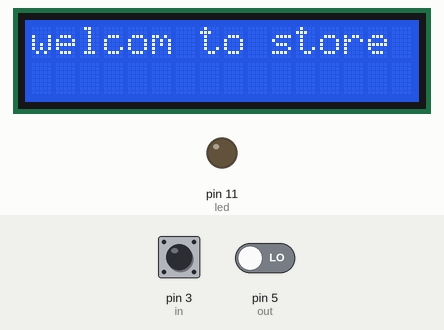
Simulated run of this sketch. Board: Arduino Uno, built with avr-gcc and run on an emulated ATmega328P. Shown: 16×2 character LCD, output pins drawn as LEDs (lit = HIGH). Dashed ring = blinking. The inputs (shaded band) are chosen by the test bench; at power-on: pin 3 (in) LOW, pin 5 (out) LOW.

Above: at 1.2 s.
1.3 s: pin 3 (in) driven HIGH
At 2.4 s:
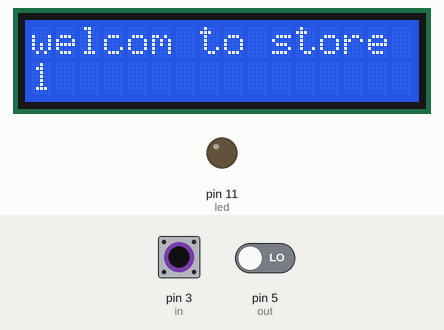
4.1 s: pin 3 (in) pulsed LOW 5 times (0.12 s each, 0.3 s apart)
At 6.3 s:
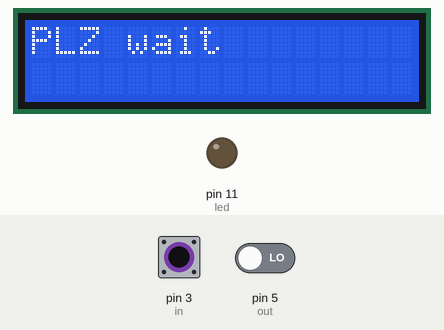
8.0 s: pin 3 (in) driven LOW
At 8.67 s:
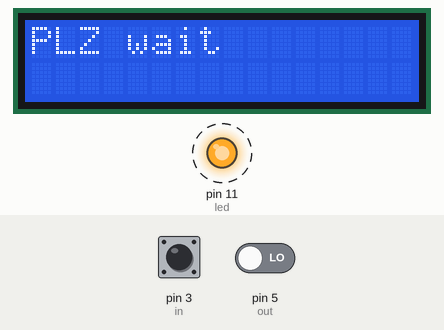
10.6 s: pin 5 (out) driven HIGH
At 11.8 s:
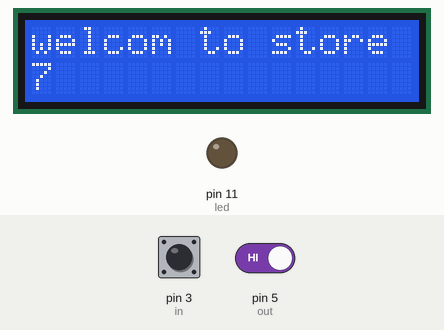
Timing chart, 0 to 13.6 s (numbered marks = the images above; inputs shaded):
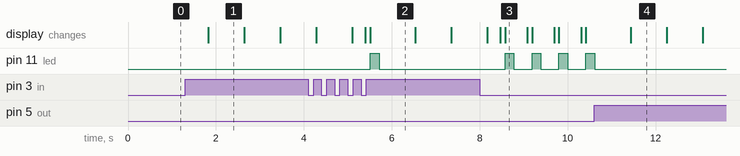

Measured:
- after the input at 1.3 s, the display: changes after 0.52 s (image 1)
- after the input at 4.1 s, pin 11 (led): LOW → HIGH after 1.4 s, → LOW 0.20 s later; the display: first differs from a run without the input after 1.3 s (image 2 shows a later state)
- after the input at 8.0 s, pin 11 (led): alternates HIGH for 0.20 s and LOW for 0.41 s, starting after 0.58 s; the display: first differs from a run without the input after 0.47 s (image 3 shows a later state)
- after the input at 10.6 s, pin 11 (led): goes on until 10.6 s, then stays LOW; the display: changes after 0.83 s (image 4)
- what the display in image 1 shows lasts 0.8 s, from 1.8 s to 2.6 s
- what the display in image 2 shows lasts 1.0 s, from 5.5 s to 6.5 s
- what the display in image 3 shows lasts 0.5 s, from 8.6 s to 9.1 s

The sketch:

vistor.ino
```cpp
#include <Wire.h>
#include <LiquidCrystal_I2C.h>
LiquidCrystal_I2C lcd(0X27,16,2);
int in=3;
int out=5;
int in_val;
int out_val;
int led=11;
int count=0;
void setup() {
// put your setup code here, to run once:
pinMode(in,INPUT);
pinMode(out,INPUT);
pinMode(led,OUTPUT);
lcd.init();
lcd.backlight();
lcd.print("welcom to store");

}
void loop() {
// put your main code here, to run repeatedly:
in_val=digitalRead(in);
out_val=digitalRead(out);


if(in_val==HIGH) {
count++;
lcd.setCursor(0,0);
delay(500);
lcd.clear();
lcd.print("welcom to store");
lcd.setCursor(0,1);
lcd.print(count);
digitalWrite(led, LOW);     // turn off LED3
  delay(300);
}
else if(out_val==HIGH) {
count--;
lcd.setCursor(0,0);
delay(500);
lcd.clear();
lcd.print("welcom to store");
lcd.setCursor(0,1);
lcd.print(count);
if(count<=0){
lcd.clear();
lcd.print("welcom to store");
}
digitalWrite(led, LOW);     // turn off LED3
  delay(300);
}
else if(count>=5) {
  lcd.clear();
lcd.setCursor(0,0);
delay(100);
lcd.print("PLZ wait");

  digitalWrite(led, HIGH);    // turn on LED3
  delay(200);                  // wait for 200ms

  digitalWrite(led, LOW);     // turn off LED3
  delay(300);                  // wait for 300ms before running program all over again
}
}
```
